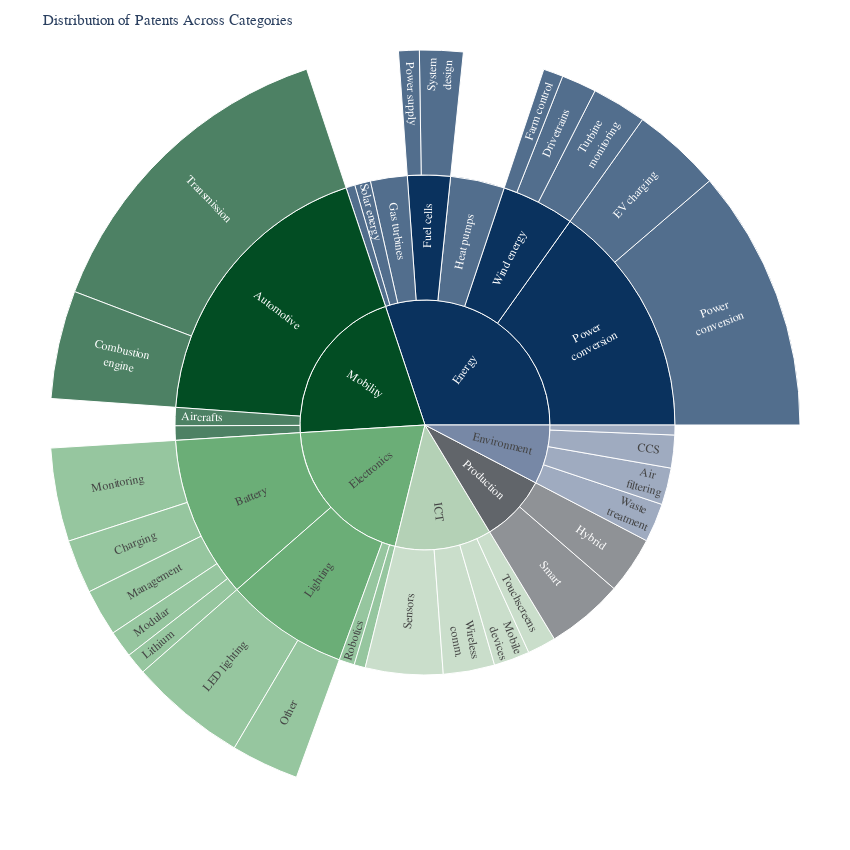

The notebook cell this image was saved under:
### Code cell
import pandas as pd
import plotly.express as px
import plotly.io as pio

# Color map including sectors, technologies, and topics
color_map = {
    
    'Energy': '#0a325e',  
    
    'Environment': '#7788a6', 
     
    'Production': '#61656a', 
    'ICT': '#b4d1b6',  
    'Electronics': '#6bae77', 
    'Mobility': '#024d23' 

}



# Create the sunburst chart
fig = px.sunburst(df, path=['sectors', 'technologies', 'topics'], values='patents',
                  color='sectors', hover_data=['patents'],
                  color_discrete_map=color_map,
                  #color_discrete_sequence=px.colors.qualitative.Prism,
                  title='Distribution of Patents Across Categories')


fig.update_layout(margin=dict(t=50, l=50, r=50, b=50), font= dict(
        family="Roboto Mono, monospace",  # Font family
        size=18
        ), 
        title_font_size= 15,
        uniformtext=dict(minsize=10, mode='hide'),
        hovermode = 'closest',
        width=850,height=850,
        showlegend=True)
fig.update_layout(
    legend_title_text='Sectors',
    legend=dict(
        title_font=dict(size=16, color='blue'),
        font=dict(size=12, color='black'),
        bgcolor='LightSteelBlue',
        bordercolor='Black',
        borderwidth=2
    )
)
fig.update_traces(insidetextorientation='radial') 
#fig.update_traces(sort=False, selector=dict(type='sunburst')) 
fig.show()
# Save the figure
pio.write_image(fig, 'sunburst_chart_large.png', scale=5)  # Adjust scale for higher resolution

### Figure 1 — Plotly figure (JSON) as saved in the notebook; plotly's stock layout.template omitted (floating-point values rounded to 4 significant figures)
{"data": [{"branchvalues": "total", "customdata": [[2234, "Energy"], [169, "Energy"], [1003, "Electronics"], [183, "Electronics"], [400, "Electronics"], [230, "Electronics"], [798, "Electronics"], [578, "Electronics"], [176, "Energy"], [692, "Energy"], [471, "Energy"], [547, "Energy"], [420, "Environment"], [2071, "Electronics"], [3714, "Mobility"], [233, "Mobility"], [472, "Environment"], [467, "Energy"], [731, "Production"], [127, "Environment"], [143, "Electronics"], [460, "ICT"], [114, "Energy"], [1581, "Electronics"], [2999, "Energy"], [198, "Electronics"], [184, "Mobility"], [992, "ICT"], [765, "Energy"], [298, "Energy"], [923, "Mobility"], [460, "Electronics"], [2791, "Mobility"], [371, "Energy"], [988, "Production"], [203, "Energy"], [365, "ICT"], [497, "Environment"], [934, "Energy"], [658, "ICT"], [3993, "Electronics"], [5960, "Energy"], [1516, "Environment"], [2475, "ICT"], [4131, "Mobility"], [1719, "Production"]], "domain": {"x": [0, 1], "y": [0, 1]}, "hovertemplate": "labels=%{label}<br>patents=%{customdata[0]}<br>parent=%{parent}<br>id=%{id}<br>sectors=%{customdata[1]}<extra></extra>", "ids": ["Energy/Power<br>conversion/Power<br>conversion", "Energy/Wind energy/Farm control", "Electronics/Lighting/LED lighting", "Electronics/Battery/Lithium", "Electronics/Battery/Management", "Electronics/Battery/Modular", "Electronics/Battery/Monitoring", "Electronics/Lighting/Other", "Energy/Fuel cells/Power supply", "Energy/Heat pumps", "Energy/Gas turbines", "Energy/Fuel cells", "Environment/CCS", "Electronics/Battery", "Mobility/Automotive", "Mobility/Aircrafts", "Environment/Air<br>filtering", "Energy/Wind energy/Turbine<br>monitoring", "Production/Hybrid", "Environment/Hyroponics", "Electronics/Microwave &<br>cooking", "ICT/Mobile<br>devices", "Energy/Nuclear<br>reactors", "Electronics/Lighting", "Energy/Power<br>conversion", "Electronics/Robotics", "Mobility/Ships &<br>propulsion", "ICT/Sensors", "Energy/Power<br>conversion/EV charging", "Energy/Wind energy/Drivetrains", "Mobility/Automotive/Combustion<br>engine", "Electronics/Battery/Charging", "Mobility/Automotive/Transmission", "Energy/Fuel cells/System<br>design", "Production/Smart", "Energy/Solar energy", "ICT/Touchscreens", "Environment/Waste<br>treatment", "Energy/Wind energy", "ICT/Wireless<br>comm.", "Electronics", "Energy", "Environment", "ICT", "Mobility", "Production"], "insidetextorientation": "radial", "labels": ["Power<br>conversion", "Farm control", "LED lighting", "Lithium", "Management", "Modular", "Monitoring", "Other", "Power supply", "Heat pumps", "Gas turbines", "Fuel cells", "CCS", "Battery", "Automotive", "Aircrafts", "Air<br>filtering", "Turbine<br>monitoring", "Hybrid", "Hyroponics", "Microwave &<br>cooking", "Mobile<br>devices", "Nuclear<br>reactors", "Lighting", "Power<br>conversion", "Robotics", "Ships &<br>propulsion", "Sensors", "EV charging", "Drivetrains", "Combustion<br>engine", "Charging", "Transmission", "System<br>design", "Smart", "Solar energy", "Touchscreens", "Waste<br>treatment", "Wind energy", "Wireless<br>comm.", "Electronics", "Energy", "Environment", "ICT", "Mobility", "Production"], "marker": {"colors": ["#0a325e", "#0a325e", "#6bae77", "#6bae77", "#6bae77", "#6bae77", "#6bae77", "#6bae77", "#0a325e", "#0a325e", "#0a325e", "#0a325e", "#7788a6", "#6bae77", "#024d23", "#024d23", "#7788a6", "#0a325e", "#61656a", "#7788a6", "#6bae77", "#b4d1b6", "#0a325e", "#6bae77", "#0a325e", "#6bae77", "#024d23", "#b4d1b6", "#0a325e", "#0a325e", "#024d23", "#6bae77", "#024d23", "#0a325e", "#61656a", "#0a325e", "#b4d1b6", "#7788a6", "#0a325e", "#b4d1b6", "#6bae77", "#0a325e", "#7788a6", "#b4d1b6", "#024d23", "#61656a"]}, "name": "", "parents": ["Energy/Power<br>conversion", "Energy/Wind energy", "Electronics/Lighting", "Electronics/Battery", "Electronics/Battery", "Electronics/Battery", "Electronics/Battery", "Electronics/Lighting", "Energy/Fuel cells", "Energy", "Energy", "Energy", "Environment", "Electronics", "Mobility", "Mobility", "Environment", "Energy/Wind energy", "Production", "Environment", "Electronics", "ICT", "Energy", "Electronics", "Energy", "Electronics", "Mobility", "ICT", "Energy/Power<br>conversion", "Energy/Wind energy", "Mobility/Automotive", "Electronics/Battery", "Mobility/Automotive", "Energy/Fuel cells", "Production", "Energy", "ICT", "Environment", "Energy", "ICT", "", "", "", "", "", ""], "type": "sunburst", "values": [2234, 169, 1003, 183, 400, 230, 798, 578, 176, 692, 471, 547, 420, 2071, 3714, 233, 472, 467, 731, 127, 143, 460, 114, 1581, 2999, 198, 184, 992, 765, 298, 923, 460, 2791, 371, 988, 203, 365, 497, 934, 658, 3993, 5960, 1516, 2475, 4131, 1719]}], "layout": {"font": {"family": "Roboto Mono, monospace", "size": 18}, "height": 850, "hovermode": "closest", "legend": {"bgcolor": "LightSteelBlue", "bordercolor": "Black", "borderwidth": 2, "font": {"color": "black", "size": 12}, "title": {"font": {"color": "blue", "size": 16}, "text": "Sectors"}, "tracegroupgap": 0}, "margin": {"b": 50, "l": 50, "r": 50, "t": 50}, "showlegend": true, "title": {"font": {"size": 15}, "text": "Distribution of Patents Across Categories"}, "uniformtext": {"minsize": 10, "mode": "hide"}, "width": 850}}
